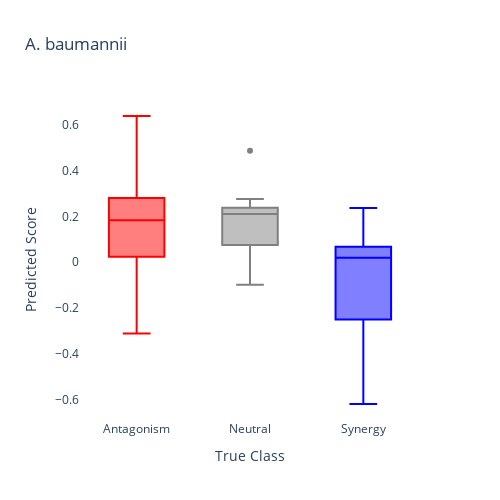

Notebook code cell kept with this figure:
### Markdown cell above
## Example: *A. baumannii*

### Code cell
# Load sample data
sample = load_sample('abaumannii')

# Define input arguments
key             = sample['key']
profiles        = sample['profiles']
feature_names   = sample['feature_names']
train_ixns      = sample['train']['interactions']
train_scores    = sample['train']['scores']
test_ixns       = sample['test']['interactions']
test_scores     = sample['test']['scores']
strains         = sample['orthology']['strains']
orthology_map   = sample['orthology']['map']

# Determine ML features
train_data      = featurize(train_ixns, profiles, feature_names=feature_names, key=key, silent=True)
test_data       = featurize(test_ixns, profiles, feature_names=feature_names, key=key, silent=True)
X_train, X_test = train_data['feature_df'].to_numpy().transpose(), test_data['feature_df'].to_numpy().transpose()

# Determine class labels
thresh, classes = (-0.5, 0), ('S', 'N', 'A')
train_labels    = classify(train_scores, thresholds=thresh, classes=classes)
test_labels     = classify(test_scores, thresholds=thresh, classes=classes)

# Train and apply a regression-based model
reg_model = RandomForestRegressor()
reg_model.fit(X_train, train_scores)
reg_y = reg_model.predict(X_test)
r, p = spearmanr(test_scores, reg_y)
r2 = r2_score(test_scores, reg_y)
print('Regression results:')
print('\tSpearman R = {}'.format(round(r, 4)))
print('\tSpearman p = {:.3g}'.format(p))
print('\tR2 = {}'.format(round(r2, 4)))

# Orthology version
test_data_ortho = featurize(test_ixns, profiles, feature_names=feature_names, key=key, 
                            strains=strains, orthology_map=orthology_map, silent=True)
X_test_ortho    = test_data_ortho['feature_df'].to_numpy().transpose()
reg_y_ortho = reg_model.predict(X_test_ortho)
r, p = spearmanr(test_scores, reg_y_ortho)
r2 = r2_score(test_scores, reg_y_ortho)
print('Regression results:')
print('\tSpearman R = {}'.format(round(r, 4)))
print('\tSpearman p = {:.3g}'.format(p))
print('\tR2 = {}'.format(round(r2, 4)))

# Train and apply a classification-based model
class_model = RandomForestClassifier()
class_model.fit(X_train, train_labels)
class_y = class_model.predict(X_test)
print('Classification results:')
print(classification_report(test_labels, class_y))

# Visualize results
df = pd.DataFrame({
    'x': test_labels, 
    'y': reg_y_ortho
}
)
fig = go.Figure()
fig.add_trace(go.Box(y=df.y[df.x=='A'], name='Antagonism', marker_color='red'))
fig.add_trace(go.Box(y=df.y[df.x=='N'], name='Neutral', marker_color='gray'))
fig.add_trace(go.Box(y=df.y[df.x=='S'], name='Synergy', marker_color='blue'))
fig.update_layout(
    autosize=False,
    width=500,
    height=500, 
    title='A. baumannii', 
    xaxis_title='True Class', 
    yaxis_title='Predicted Score', 
    showlegend=False, 
    plot_bgcolor='rgba(0,0,0,0)'
)
fig.show()

### Figure 1 — Plotly figure (JSON) as saved in the notebook; plotly's stock layout.template omitted (floating-point values rounded to 4 significant figures)
{"data": [{"marker": {"color": "red"}, "name": "Antagonism", "type": "box", "y": [0.1789, 0.5457, 0.5115, 0.1292, 0.1833, 0.3869, 0.637, 0.003112, 0.1694, 0.2442, -0.3101, 0.2327, -0.1384, -0.04264, 0.03033, 0.2253, 0.2078]}, {"marker": {"color": "gray"}, "name": "Neutral", "type": "box", "y": [0.2379, 0.06808, 0.2102, 0.1673, 0.4857, 0.2354, 0.2751, -0.09779, -0.08445, 0.09732, 0.2156]}, {"marker": {"color": "blue"}, "name": "Synergy", "type": "box", "y": [0.1762, 0.03251, -0.2767, 0.04973, 0.2363, 0.06129, 0.01964, -0.2405, 0.1249, -0.5728, -0.1902, 0.08435, 0.04227, -0.06626, -0.276, -0.6172, -0.08828]}], "layout": {"autosize": false, "height": 500, "plot_bgcolor": "rgba(0,0,0,0)", "showlegend": false, "title": {"text": "A. baumannii"}, "width": 500, "xaxis": {"title": {"text": "True Class"}}, "yaxis": {"title": {"text": "Predicted Score"}}}}
